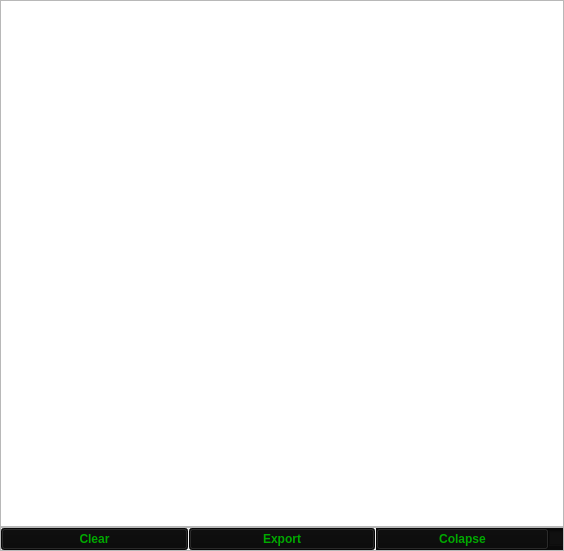
                      <widget class="QWidget" name="scrollAreaWidgetContents_8">
                       <property name="geometry">
                        <rect>
                         <x>0</x>
                         <y>0</y>
                         <width>564</width>
                         <height>551</height>
                        </rect>
                       </property>
                       <layout class="QGridLayout" name="gridLayout_4">
                        <property name="leftMargin">
                         <number>0</number>
                        </property>
                        <property name="topMargin">
                         <number>0</number>
                        </property>
                        <property name="rightMargin">
                         <number>0</number>
                        </property>
                        <property name="bottomMargin">
                         <number>0</number>
                        </property>
                        <property name="spacing">
                         <number>0</number>
                        </property>
                        <item row="0" column="0">
                         <widget class="QTreeWidget" name="historyList">
                          <property name="font">
                           <font>
                            <weight>75</weight>
                            <bold>true</bold>
                           </font>
                          </property>
                          <property name="autoFillBackground">
                           <bool>false</bool>
                          </property>
                          <property name="styleSheet">
                           <string notr="true">background-color: rgb(0, 0, 0);
color: rgb(0, 170, 0);
QHeaderView::section {
background-color: rgb(170, 0, 0);
color: rgb(0, 170, 0);
}
</string>
                          </property>
                          <property name="verticalScrollBarPolicy">
                           <enum>Qt::ScrollBarAsNeeded</enum>
                          </property>
                          <property name="horizontalScrollBarPolicy">
                           <enum>Qt::ScrollBarAlwaysOff</enum>
                          </property>
                          <property name="sizeAdjustPolicy">
                           <enum>QAbstractScrollArea::AdjustToContents</enum>
                          </property>
                          <property name="alternatingRowColors">
                           <bool>false</bool>
                          </property>
                          <property name="textElideMode">
                           <enum>Qt::ElideNone</enum>
                          </property>
                          <property name="autoExpandDelay">
                           <number>-1</number>
                          </property>
                          <property name="indentation">
                           <number>10</number>
                          </property>
                          <property name="rootIsDecorated">
                           <bool>true</bool>
                          </property>
                          <property name="uniformRowHeights">
                           <bool>false</bool>
                          </property>
                          <property name="sortingEnabled">
                           <bool>false</bool>
                          </property>
                          <property name="animated">
                           <bool>true</bool>
                          </property>
                          <property name="allColumnsShowFocus">
                           <bool>false</bool>
                          </property>
                          <property name="wordWrap">
                           <bool>false</bool>
                          </property>
                          <property name="headerHidden">
                           <bool>true</bool>
                          </property>
                          <property name="expandsOnDoubleClick">
                           <bool>true</bool>
                          </property>
                          <attribute name="headerVisible">
                           <bool>false</bool>
                          </attribute>
                          <attribute name="headerCascadingSectionResizes">
                           <bool>false</bool>
                          </attribute>
                          <attribute name="headerMinimumSectionSize">
                           <number>0</number>
                          </attribute>
                          <attribute name="headerDefaultSectionSize">
                           <number>300</number>
                          </attribute>
                          <attribute name="headerHighlightSections">
                           <bool>true</bool>
                          </attribute>
                          <attribute name="headerShowSortIndicator" stdset="0">
                           <bool>false</bool>
                          </attribute>
                          <attribute name="headerStretchLastSection">
                           <bool>false</bool>
                          </attribute>
                          <column>
                           <property name="text">
                            <string>Description</string>
                           </property>
                          </column>
                          <column>
                           <property name="text">
                            <string>Communication</string>
                           </property>
                          </column>
                         </widget>
                        </item>
                        <item row="1" column="0">
                         <widget class="QFrame" name="historyButtons">
                          <property name="minimumSize">
                           <size>
                            <width>0</width>
                            <height>0</height>
                           </size>
                          </property>
                          <property name="frameShape">
                           <enum>QFrame::StyledPanel</enum>
                          </property>
                          <property name="frameShadow">
                           <enum>QFrame::Raised</enum>
                          </property>
                          <layout class="QHBoxLayout" name="horizontalLayout_9">
                           <property name="spacing">
                            <number>1</number>
                           </property>
                           <property name="leftMargin">
                            <number>0</number>
                           </property>
                           <property name="topMargin">
                            <number>0</number>
                           </property>
                           <property name="rightMargin">
                            <number>0</number>
                           </property>
                           <property name="bottomMargin">
                            <number>0</number>
                           </property>
                           <item>
                            <widget class="QPushButton" name="historyButton">
                             <property name="font">
                              <font>
                               <family>Segoe UI</family>
                               <weight>75</weight>
                               <bold>true</bold>
                              </font>
                             </property>
                             <property name="toolTip">
                              <string>&lt;html&gt;&lt;head/&gt;&lt;body&gt;&lt;p&gt;This button clears the entire history list, excluding time of MasterAPP launch.&lt;/p&gt;&lt;/body&gt;&lt;/html&gt;</string>
                             </property>
                             <property name="styleSheet">
                              <string notr="true">background-color: rgb(10, 10, 10);
color: rgb(0, 170, 0);</string>
                             </property>
                             <property name="text">
                              <string>Clear</string>
                             </property>
                            </widget>
                           </item>
                           <item>
                            <widget class="QPushButton" name="historyButton_2">
                             <property name="font">
                              <font>
                               <family>Segoe UI</family>
                               <weight>75</weight>
                               <bold>true</bold>
                              </font>
                             </property>
                             <property name="toolTip">
                              <string>This variable exports history as a text file.</string>
                             </property>
                             <property name="styleSheet">
                              <string notr="true">background-color: rgb(10, 10, 10);
color: rgb(0, 170, 0);</string>
                             </property>
                             <property name="text">
                              <string>Export</string>
                             </property>
                            </widget>
                           </item>
                           <item>
                            <widget class="QFrame" name="frame_2">
                             <property name="styleSheet">
                              <string notr="true">background-color: rgb(10, 10, 10);</string>
                             </property>
                             <property name="frameShape">
                              <enum>QFrame::NoFrame</enum>
                             </property>
                             <property name="frameShadow">
                              <enum>QFrame::Sunken</enum>
                             </property>
                             <property name="lineWidth">
                              <number>0</number>
                             </property>
                             <layout class="QHBoxLayout" name="horizontalLayout_14">
                              <property name="spacing">
                               <number>0</number>
                              </property>
                              <property name="sizeConstraint">
                               <enum>QLayout::SetDefaultConstraint</enum>
                              </property>
                              <property name="leftMargin">
                               <number>0</number>
                              </property>
                              <property name="topMargin">
                               <number>0</number>
                              </property>
                              <property name="rightMargin">
                               <number>0</number>
                              </property>
                              <property name="bottomMargin">
                               <number>0</number>
                              </property>
                              <item>
                               <widget class="QPushButton" name="historyButton_3">
                                <property name="font">
                                 <font>
                                  <family>Segoe UI</family>
                                  <weight>75</weight>
                                  <bold>true</bold>
                                 </font>
                                </property>
                                <property name="toolTip">
                                 <string>&lt;html&gt;&lt;head/&gt;&lt;body&gt;&lt;p&gt;This button colapses all history list items.&lt;/p&gt;&lt;/body&gt;&lt;/html&gt;</string>
                                </property>
                                <property name="styleSheet">
                                 <string notr="true">color: rgb(0, 170, 0);</string>
                                </property>
                                <property name="text">
                                 <string>Colapse</string>
                                </property>
                                <property name="checkable">
                                 <bool>false</bool>
                                </property>
                               </widget>
                              </item>
                              <item>
                               <widget class="QCheckBox" name="historyCheckBox">
                                <property name="maximumSize">
                                 <size>
                                  <width>14</width>
                                  <height>16777215</height>
                                 </size>
                                </property>
                                <property name="toolTip">
                                 <string>This variable colapses all following history list items.</string>
                                </property>
                                <property name="styleSheet">
                                 <string notr="true">background-color: rgb(16, 16, 16);
color: rgb(0, 170, 0);</string>
                                </property>
                                <property name="text">
                                 <string/>
                                </property>
                               </widget>
                              </item>
                             </layout>
                            </widget>
                           </item>
                          </layout>
                         </widget>
                        </item>
                       </layout>
                      </widget>
